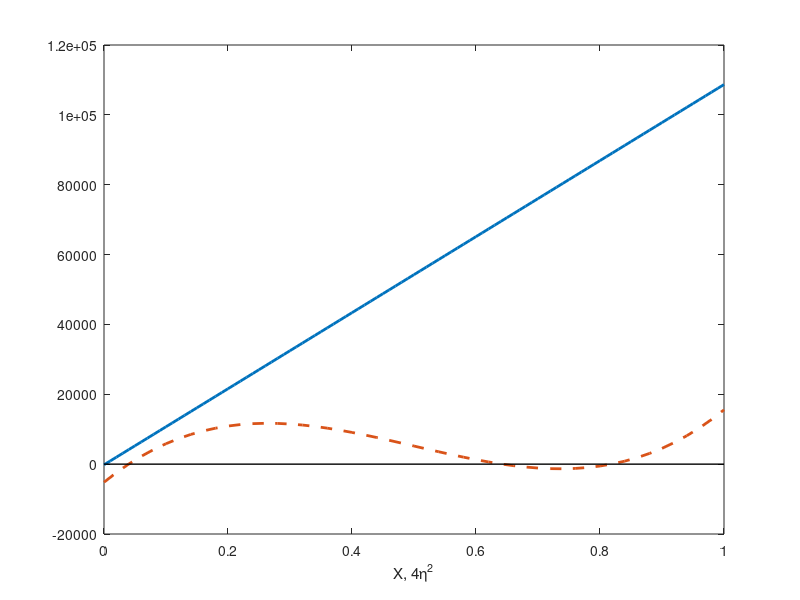

MATLAB code for this plot: (Note: this script raises an error after producing the figure.)
function f=mapping2to1

al=12;

k=4*al/(al-3);%10;
be=k/32*al.^3;%100;
xx=(0:.01:1);
%eta=(0:.005:.5);
%eta2=eta.^2;
eta2=(0:.005:.25);

HA=@(aa,bb) k./(2*aa.*bb*(aa.^2-6*aa+12)-k);
HB=@(aa,bb) k./(k+(2*(2*aa.^2-aa.*bb+2*bb))./(2*aa.*bb*(aa.^2-6*aa+12)-1));

c3=32*al.^3*be;
c2=16*al^2*be*(3-al);
c1=2*al*be*(al^2-6*al+12);
c0=2*(2*al^2-al*be+2*be);

a=HA(al,be);
b=HB(al,be);

%a=5;
%b=40;

d3=1;
d2=-2;
d1=(1+a)/a;
d0=(1-b)/(a*b);

f1=c3*eta2.^3+c2*eta2.^2+c1*eta2+c0;
f2=d3*xx.^3+d2*xx.^2+d1*xx+d0;

fs=15; lw=2;
figure
plot(xx,f2,'-','linewidth',lw)
hold on
plot(4*eta2,f1,'--','linewidth',lw)
plot([0,1],[0,0],'k-','linewidth',1)
xlabel('X, 4\eta^2')
ylabel('p_6','rot',0)
set(gca,'fontsize',fs)
axis tight%([0,1,-.1,.1])
legend('1 area','2 area')
grid on
grid minor
box on